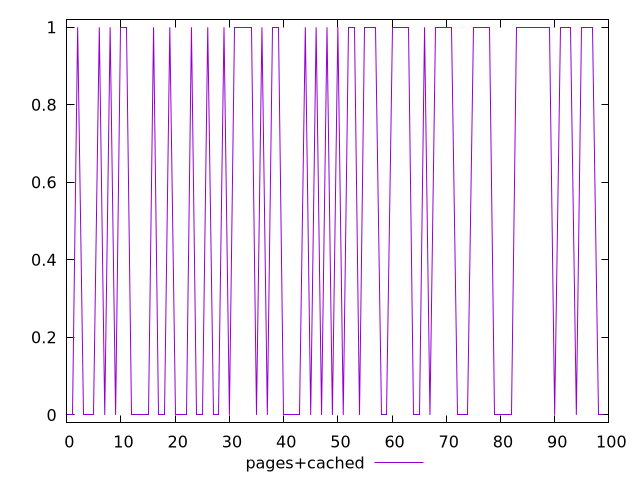

Recreate this plot in gnuplot.
$_pagesCached <<EOF
0
0
1
0
0
0
1
0
1
0
1
1
0
0
0
0
1
0
0
1
0
0
0
1
0
0
1
0
0
1
0
1
1
1
1
0
1
0
1
1
0
0
0
0
1
0
1
0
1
0
1
0
1
1
0
1
1
1
0
0
1
1
1
1
0
0
1
0
1
1
1
1
0
0
0
1
1
1
1
0
0
0
0
1
1
1
1
1
1
1
0
1
1
1
0
1
1
1
0
0
EOF
set key outside below
set terminal pngcairo
set output "report_00004_2020-11-02T20-21-41.718Z/third-party-summary/pages+cached//score.png"
set yrange [-0.02:1.02]
plot $_pagesCached title "pages+cached" with line ,
